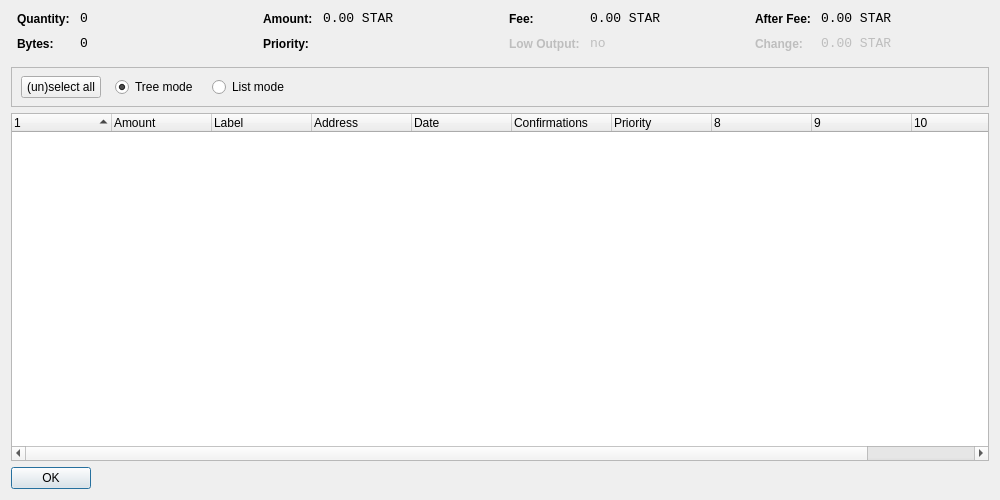
<?xml version="1.0" encoding="UTF-8"?>
<ui version="4.0">
 <class>CoinControlDialog</class>
 <widget class="QDialog" name="CoinControlDialog">
  <property name="geometry">
   <rect>
    <x>0</x>
    <y>0</y>
    <width>1000</width>
    <height>500</height>
   </rect>
  </property>
  <property name="windowTitle">
   <string>Coin Control</string>
  </property>
  <layout class="QVBoxLayout" name="verticalLayout">
   <item>
    <layout class="QHBoxLayout" name="horizontalLayoutTop" stretch="0,0,0,0">
     <property name="topMargin">
      <number>0</number>
     </property>
     <property name="bottomMargin">
      <number>10</number>
     </property>
     <item>
      <layout class="QFormLayout" name="formLayoutCoinControl1">
       <property name="horizontalSpacing">
        <number>10</number>
       </property>
       <property name="verticalSpacing">
        <number>10</number>
       </property>
       <property name="leftMargin">
        <number>6</number>
       </property>
       <property name="rightMargin">
        <number>6</number>
       </property>
       <item row="0" column="0">
        <widget class="QLabel" name="labelCoinControlQuantityText">
         <property name="styleSheet">
          <string notr="true">font-weight:bold;</string>
         </property>
         <property name="text">
          <string>Quantity:</string>
         </property>
        </widget>
       </item>
       <item row="0" column="1">
        <widget class="QLabel" name="labelCoinControlQuantity">
         <property name="font">
          <font>
           <family>Monospace</family>
           <pointsize>10</pointsize>
          </font>
         </property>
         <property name="cursor">
          <cursorShape>IBeamCursor</cursorShape>
         </property>
         <property name="contextMenuPolicy">
          <enum>Qt::ActionsContextMenu</enum>
         </property>
         <property name="text">
          <string notr="true">0</string>
         </property>
         <property name="textInteractionFlags">
          <set>Qt::LinksAccessibleByMouse|Qt::TextSelectableByKeyboard|Qt::TextSelectableByMouse</set>
         </property>
        </widget>
       </item>
       <item row="1" column="0">
        <widget class="QLabel" name="labelCoinControlBytesText">
         <property name="styleSheet">
          <string notr="true">font-weight:bold;</string>
         </property>
         <property name="text">
          <string>Bytes:</string>
         </property>
        </widget>
       </item>
       <item row="1" column="1">
        <widget class="QLabel" name="labelCoinControlBytes">
         <property name="font">
          <font>
           <family>Monospace</family>
           <pointsize>10</pointsize>
          </font>
         </property>
         <property name="cursor">
          <cursorShape>IBeamCursor</cursorShape>
         </property>
         <property name="contextMenuPolicy">
          <enum>Qt::ActionsContextMenu</enum>
         </property>
         <property name="text">
          <string notr="true">0</string>
         </property>
         <property name="textInteractionFlags">
          <set>Qt::LinksAccessibleByMouse|Qt::TextSelectableByKeyboard|Qt::TextSelectableByMouse</set>
         </property>
        </widget>
       </item>
      </layout>
     </item>
     <item>
      <layout class="QFormLayout" name="formLayoutCoinControl2">
       <property name="horizontalSpacing">
        <number>10</number>
       </property>
       <property name="verticalSpacing">
        <number>10</number>
       </property>
       <property name="leftMargin">
        <number>6</number>
       </property>
       <property name="rightMargin">
        <number>6</number>
       </property>
       <item row="0" column="0">
        <widget class="QLabel" name="labelCoinControlAmountText">
         <property name="styleSheet">
          <string notr="true">font-weight:bold;</string>
         </property>
         <property name="text">
          <string>Amount:</string>
         </property>
        </widget>
       </item>
       <item row="0" column="1">
        <widget class="QLabel" name="labelCoinControlAmount">
         <property name="font">
          <font>
           <family>Monospace</family>
           <pointsize>10</pointsize>
          </font>
         </property>
         <property name="cursor">
          <cursorShape>IBeamCursor</cursorShape>
         </property>
         <property name="contextMenuPolicy">
          <enum>Qt::ActionsContextMenu</enum>
         </property>
         <property name="text">
          <string notr="true">0.00 STAR</string>
         </property>
         <property name="textInteractionFlags">
          <set>Qt::LinksAccessibleByMouse|Qt::TextSelectableByKeyboard|Qt::TextSelectableByMouse</set>
         </property>
        </widget>
       </item>
       <item row="1" column="0">
        <widget class="QLabel" name="labelCoinControlPriorityText">
         <property name="styleSheet">
          <string notr="true">font-weight:bold;</string>
         </property>
         <property name="text">
          <string>Priority:</string>
         </property>
        </widget>
       </item>
       <item row="1" column="1">
        <widget class="QLabel" name="labelCoinControlPriority">
         <property name="font">
          <font>
           <family>Monospace</family>
           <pointsize>10</pointsize>
          </font>
         </property>
         <property name="cursor">
          <cursorShape>IBeamCursor</cursorShape>
         </property>
         <property name="contextMenuPolicy">
          <enum>Qt::ActionsContextMenu</enum>
         </property>
         <property name="text">
          <string/>
         </property>
         <property name="textInteractionFlags">
          <set>Qt::LinksAccessibleByMouse|Qt::TextSelectableByKeyboard|Qt::TextSelectableByMouse</set>
         </property>
        </widget>
       </item>
      </layout>
     </item>
     <item>
      <layout class="QFormLayout" name="formLayoutCoinControl3">
       <property name="horizontalSpacing">
        <number>10</number>
       </property>
       <property name="verticalSpacing">
        <number>10</number>
       </property>
       <property name="leftMargin">
        <number>6</number>
       </property>
       <property name="rightMargin">
        <number>6</number>
       </property>
       <item row="0" column="0">
        <widget class="QLabel" name="labelCoinControlFeeText">
         <property name="styleSheet">
          <string notr="true">font-weight:bold;</string>
         </property>
         <property name="text">
          <string>Fee:</string>
         </property>
        </widget>
       </item>
       <item row="0" column="1">
        <widget class="QLabel" name="labelCoinControlFee">
         <property name="font">
          <font>
           <family>Monospace</family>
           <pointsize>10</pointsize>
          </font>
         </property>
         <property name="cursor">
          <cursorShape>IBeamCursor</cursorShape>
         </property>
         <property name="contextMenuPolicy">
          <enum>Qt::ActionsContextMenu</enum>
         </property>
         <property name="text">
          <string notr="true">0.00 STAR</string>
         </property>
         <property name="textInteractionFlags">
          <set>Qt::LinksAccessibleByMouse|Qt::TextSelectableByKeyboard|Qt::TextSelectableByMouse</set>
         </property>
        </widget>
       </item>
       <item row="1" column="0">
        <widget class="QLabel" name="labelCoinControlLowOutputText">
         <property name="enabled">
          <bool>false</bool>
         </property>
         <property name="styleSheet">
          <string notr="true">font-weight:bold;</string>
         </property>
         <property name="text">
          <string>Low Output:</string>
         </property>
        </widget>
       </item>
       <item row="1" column="1">
        <widget class="QLabel" name="labelCoinControlLowOutput">
         <property name="enabled">
          <bool>false</bool>
         </property>
         <property name="font">
          <font>
           <family>Monospace</family>
           <pointsize>10</pointsize>
          </font>
         </property>
         <property name="cursor">
          <cursorShape>IBeamCursor</cursorShape>
         </property>
         <property name="contextMenuPolicy">
          <enum>Qt::ActionsContextMenu</enum>
         </property>
         <property name="text">
          <string notr="true">no</string>
         </property>
         <property name="textInteractionFlags">
          <set>Qt::LinksAccessibleByMouse|Qt::TextSelectableByKeyboard|Qt::TextSelectableByMouse</set>
         </property>
        </widget>
       </item>
      </layout>
     </item>
     <item>
      <layout class="QFormLayout" name="formLayoutCoinControl4">
       <property name="horizontalSpacing">
        <number>10</number>
       </property>
       <property name="verticalSpacing">
        <number>10</number>
       </property>
       <property name="leftMargin">
        <number>6</number>
       </property>
       <property name="rightMargin">
        <number>6</number>
       </property>
       <item row="0" column="0">
        <widget class="QLabel" name="labelCoinControlAfterFeeText">
         <property name="styleSheet">
          <string notr="true">font-weight:bold;</string>
         </property>
         <property name="text">
          <string>After Fee:</string>
         </property>
        </widget>
       </item>
       <item row="0" column="1">
        <widget class="QLabel" name="labelCoinControlAfterFee">
         <property name="font">
          <font>
           <family>Monospace</family>
           <pointsize>10</pointsize>
          </font>
         </property>
         <property name="cursor">
          <cursorShape>IBeamCursor</cursorShape>
         </property>
         <property name="contextMenuPolicy">
          <enum>Qt::ActionsContextMenu</enum>
         </property>
         <property name="text">
          <string notr="true">0.00 STAR</string>
         </property>
         <property name="textInteractionFlags">
          <set>Qt::LinksAccessibleByMouse|Qt::TextSelectableByKeyboard|Qt::TextSelectableByMouse</set>
         </property>
        </widget>
       </item>
       <item row="1" column="0">
        <widget class="QLabel" name="labelCoinControlChangeText">
         <property name="enabled">
          <bool>false</bool>
         </property>
         <property name="styleSheet">
          <string notr="true">font-weight:bold;</string>
         </property>
         <property name="text">
          <string>Change:</string>
         </property>
        </widget>
       </item>
       <item row="1" column="1">
        <widget class="QLabel" name="labelCoinControlChange">
         <property name="enabled">
          <bool>false</bool>
         </property>
         <property name="font">
          <font>
           <family>Monospace</family>
           <pointsize>10</pointsize>
          </font>
         </property>
         <property name="cursor">
          <cursorShape>IBeamCursor</cursorShape>
         </property>
         <property name="contextMenuPolicy">
          <enum>Qt::ActionsContextMenu</enum>
         </property>
         <property name="text">
          <string notr="true">0.00 STAR</string>
         </property>
         <property name="textInteractionFlags">
          <set>Qt::LinksAccessibleByMouse|Qt::TextSelectableByKeyboard|Qt::TextSelectableByMouse</set>
         </property>
        </widget>
       </item>
      </layout>
     </item>
    </layout>
   </item>
   <item>
    <widget class="QFrame" name="frame">
     <property name="minimumSize">
      <size>
       <width>0</width>
       <height>40</height>
      </size>
     </property>
     <property name="frameShape">
      <enum>QFrame::StyledPanel</enum>
     </property>
     <property name="frameShadow">
      <enum>QFrame::Sunken</enum>
     </property>
     <widget class="QWidget" name="horizontalLayoutWidget">
      <property name="geometry">
       <rect>
        <x>10</x>
        <y>0</y>
        <width>781</width>
        <height>41</height>
       </rect>
      </property>
      <layout class="QHBoxLayout" name="horizontalLayoutPanel" stretch="0,0,0,0,0">
       <property name="spacing">
        <number>14</number>
       </property>
       <item>
        <widget class="QPushButton" name="pushButtonSelectAll">
         <property name="sizePolicy">
          <sizepolicy hsizetype="Maximum" vsizetype="Fixed">
           <horstretch>0</horstretch>
           <verstretch>0</verstretch>
          </sizepolicy>
         </property>
         <property name="text">
          <string>(un)select all</string>
         </property>
        </widget>
       </item>
       <item>
        <widget class="QRadioButton" name="radioTreeMode">
         <property name="sizePolicy">
          <sizepolicy hsizetype="Maximum" vsizetype="Fixed">
           <horstretch>0</horstretch>
           <verstretch>0</verstretch>
          </sizepolicy>
         </property>
         <property name="text">
          <string>Tree mode</string>
         </property>
         <property name="checked">
          <bool>true</bool>
         </property>
        </widget>
       </item>
       <item>
        <widget class="QRadioButton" name="radioListMode">
         <property name="sizePolicy">
          <sizepolicy hsizetype="Maximum" vsizetype="Fixed">
           <horstretch>0</horstretch>
           <verstretch>0</verstretch>
          </sizepolicy>
         </property>
         <property name="text">
          <string>List mode</string>
         </property>
        </widget>
       </item>
       <item>
        <spacer name="horizontalSpacer">
         <property name="orientation">
          <enum>Qt::Horizontal</enum>
         </property>
         <property name="sizeHint" stdset="0">
          <size>
           <width>40</width>
           <height>20</height>
          </size>
         </property>
        </spacer>
       </item>
      </layout>
     </widget>
    </widget>
   </item>
   <item>
    <widget class="CoinControlTreeWidget" name="treeWidget">
     <property name="contextMenuPolicy">
      <enum>Qt::CustomContextMenu</enum>
     </property>
     <property name="sortingEnabled">
      <bool>false</bool>
     </property>
     <property name="columnCount">
      <number>11</number>
     </property>
     <attribute name="headerShowSortIndicator" stdset="0">
      <bool>true</bool>
     </attribute>
     <attribute name="headerStretchLastSection">
      <bool>false</bool>
     </attribute>
     <column>
      <property name="text">
       <string/>
      </property>
     </column>
     <column>
      <property name="text">
       <string>Amount</string>
      </property>
     </column>
     <column>
      <property name="text">
       <string>Label</string>
      </property>
     </column>
     <column>
      <property name="text">
       <string>Address</string>
      </property>
     </column>
     <column>
      <property name="text">
       <string>Date</string>
      </property>
     </column>
     <column>
      <property name="text">
       <string>Confirmations</string>
      </property>
      <property name="toolTip">
       <string>Confirmed</string>
      </property>
     </column>
     <column>
      <property name="text">
       <string>Priority</string>
      </property>
     </column>
     <column>
      <property name="text">
       <string/>
      </property>
     </column>
     <column>
      <property name="text">
       <string/>
      </property>
     </column>
     <column>
      <property name="text">
       <string/>
      </property>
     </column>
     <column>
      <property name="text">
       <string/>
      </property>
     </column>
    </widget>
   </item>
   <item>
    <widget class="QDialogButtonBox" name="buttonBox">
     <property name="sizePolicy">
      <sizepolicy hsizetype="Maximum" vsizetype="Fixed">
       <horstretch>0</horstretch>
       <verstretch>0</verstretch>
      </sizepolicy>
     </property>
     <property name="orientation">
      <enum>Qt::Horizontal</enum>
     </property>
     <property name="standardButtons">
      <set>QDialogButtonBox::Ok</set>
     </property>
    </widget>
   </item>
  </layout>
 </widget>
 <customwidgets>
  <customwidget>
   <class>CoinControlTreeWidget</class>
   <extends>QTreeWidget</extends>
   <header>coincontroltreewidget.h</header>
  </customwidget>
 </customwidgets>
 <resources/>
 <connections/>
</ui>
